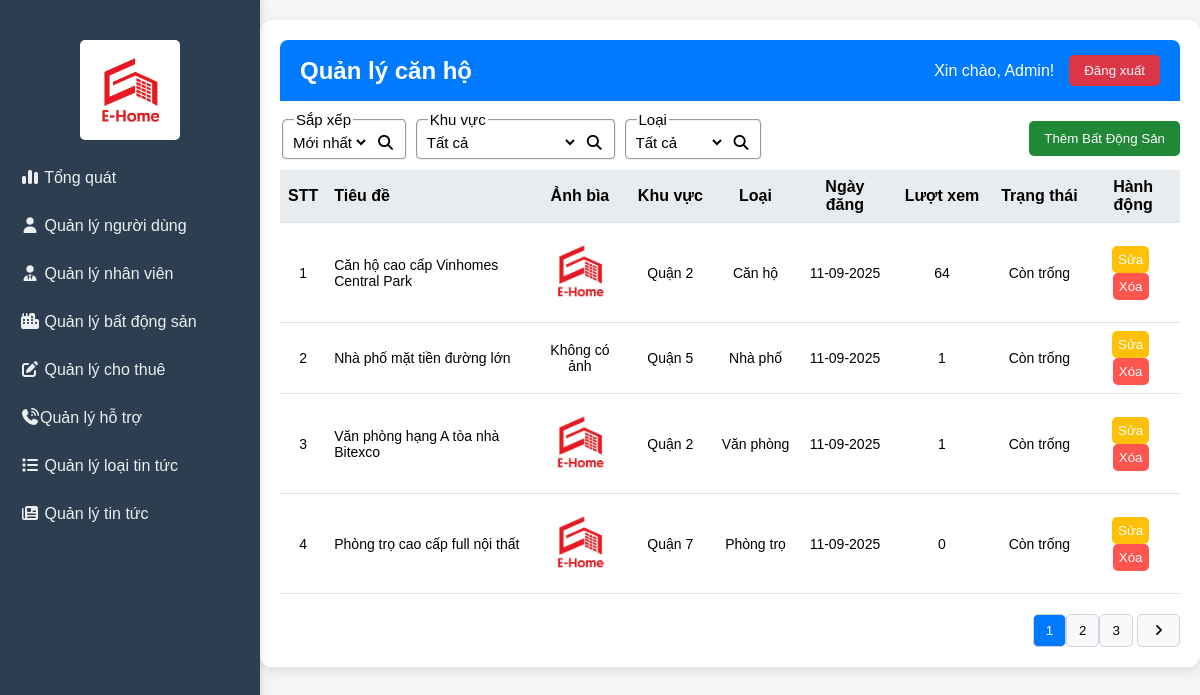
/admin/index.php?act=rentalProperty, run on an earlier commit of the app's database.
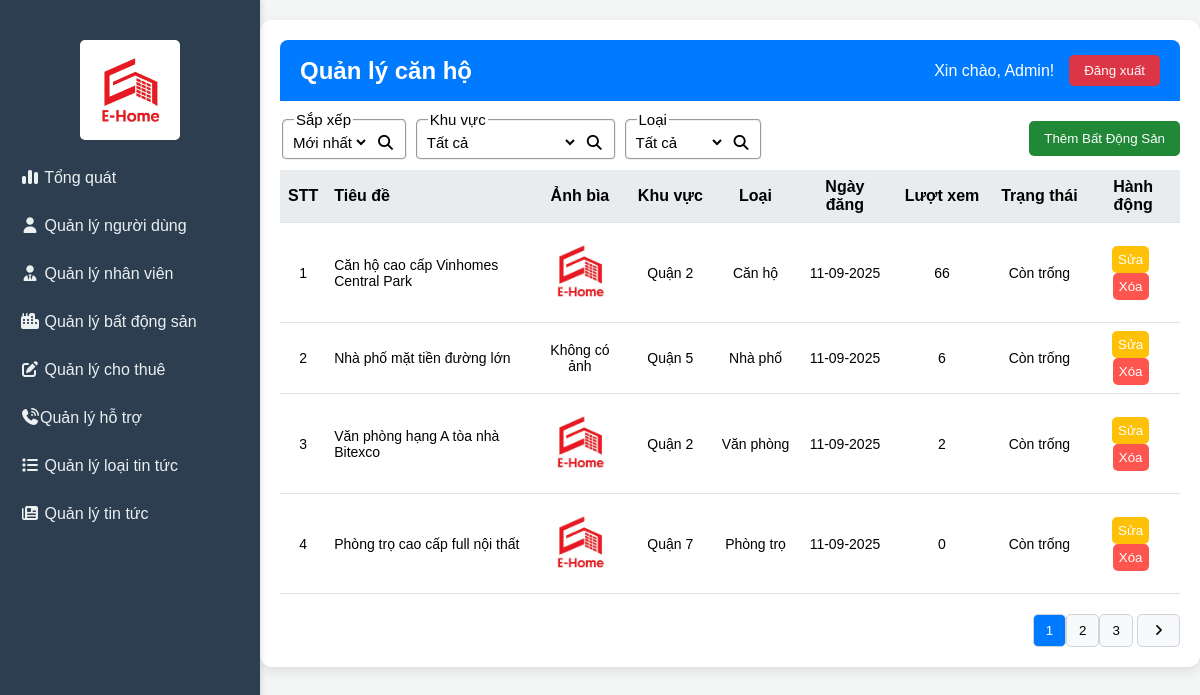
And on a later commit of the database.
### tables this page shows
CREATE TABLE `rental_property` (
  `id` int(11) NOT NULL,
  `title` varchar(255) NOT NULL,
  `description` text DEFAULT NULL,
  `address` varchar(500) NOT NULL,
  `locationId` int(11) DEFAULT NULL,
  `typeId` int(11) NOT NULL,
  `brokerId` int(11) NOT NULL,
  `userId` int(11) DEFAULT NULL,
  `transactionType` enum('rent','sale') NOT NULL,
  `price` decimal(15,2) NOT NULL,
  `priceUnit` enum('month','total') DEFAULT 'month',
  `area` decimal(10,2) DEFAULT NULL,
  `bedrooms` int(11) DEFAULT 0,
  `bathrooms` int(11) DEFAULT 0,
  `floors` int(11) DEFAULT 1,
  `frontage` decimal(5,2) DEFAULT NULL COMMENT 'Mặt tiền (m)',
  `direction` varchar(50) DEFAULT NULL,
  `legalStatus` varchar(100) DEFAULT NULL COMMENT 'Tình trạng pháp lý',
  `furniture` enum('none','basic','full') DEFAULT 'none',
  `parking` tinyint(1) DEFAULT 0,
  `images` text DEFAULT NULL COMMENT 'JSON array of image URLs',
  `imageCount` int(11) DEFAULT 0,
  `featured` tinyint(1) DEFAULT 0,
  `status` enum('active','inactive','rented','sold','pending') DEFAULT 'pending',
  `views` int(11) DEFAULT 0,
  `createdAt` timestamp NOT NULL DEFAULT current_timestamp(),
  `updatedAt` timestamp NOT NULL DEFAULT current_timestamp() ON UPDATE current_timestamp()
);

CREATE TABLE `location` (
  `id` int(11) NOT NULL,
  `name` varchar(100) NOT NULL,
  `type` varchar(20) NOT NULL,
  `status` tinyint(1) NOT NULL DEFAULT 1
);

CREATE TABLE `type_rental_property` (
  `id` int(11) NOT NULL,
  `name` varchar(100) NOT NULL,
  `slug` varchar(100) NOT NULL,
  `description` text DEFAULT NULL,
  `icon` varchar(100) DEFAULT NULL,
  `createdAt` timestamp NOT NULL DEFAULT current_timestamp()
);

### admin/index.php (called while the page is built)
<?php
    include "views/header.php";
    include "controllers/adminController.php";
    include "views/footer.php"
?>

### admin/controllers/rentalPropertyController/index.php (called while the page is built, shortened)
<?php
$limit = 4;
$where_clauses = ["p.status = 'active'"];
$where_sql = count($where_clauses) > 0 ? "WHERE " . implode(" AND ", $where_clauses) : "";
$total_query = mysqli_query($conn, "SELECT COUNT(*) AS total FROM `rental_property` AS p " . $where_sql);
$total_row = mysqli_fetch_assoc($total_query);
$total = $total_row['total'];
$current_page = isset($_GET['page']) ? (int)$_GET['page'] : 1;
$total_page = ceil($total / $limit);
$start = ($current_page - 1) * $limit;
$sql_list = "
SELECT
    p.id,
    p.title,
    p.address,
    p.transactionType,
    p.price,
    p.priceUnit,
    p.area,
    p.bedrooms,
    p.bathrooms,
    p.floors,
    p.frontage,
    p.direction,
    p.legalStatus,
    p.furniture,
    p.views,
    p.status,
    p.createdAt,
    p.updatedAt,
    tp.name AS property_type_name,
    l.name AS location_name,
    a.fullName AS broker_name,
    a.avatar AS broker_avatar,
    GROUP_CONCAT(
        JSON_OBJECT(
            'imagePath', pi.imagePath,
            'isMain', pi.isMain,
            'sortOrder', pi.sortOrder
        )
        ORDER BY pi.sortOrder ASC
    ) AS images
FROM
    rental_property AS p
LEFT JOIN
    type_rental_property AS tp ON p.typeId = tp.id
LEFT JOIN
    location AS l ON p.locationId = l.id
LEFT JOIN
    broker AS b ON p.brokerId = b.id
LEFT JOIN
    account AS a ON b.accountId = a.id
LEFT JOIN
    property_images AS pi ON p.id = pi.propertyId
{$where_sql}
GROUP BY
    p.id
ORDER BY
    p.createdAt " . $_SESSION['sort-rental-property-admin'] . "
LIMIT $start, $limit;
";
$listRentalPropertyResult = mysqli_query($conn, $sql_list);
if ($listRentalPropertyResult) {
  $listRentalProperty = mysqli_fetch_all($listRentalPropertyResult, MYSQLI_ASSOC);
} else {
  error('Lấy thông tin tin tức thất bại!', 'index.php?act=rentalProperty');
}
include "./views/page/rentalProperty.php";
return;

### admin/views/page/rentalProperty.php (the view, shortened to what this page needs)
<div class="main-content">
    <header class="top-header">
        <h2>Quản lý căn hộ</h2>
        <div class="user-info">
            <span>Xin chào, Admin!</span>
            <button>Đăng xuất</button>
        </div>
    </header>
    <div class="content-area">
        <div style="display:flex; justify-content: space-between; padding: 10px 0 5px;align-items: center;">
            <div style="display:flex; gap: 5px; justify-content: center; padding: 0 0 5px;align-items: center;">
                <fieldset>
                    <legend>Sắp xếp</legend>
                    <form action="" method="post" class="admin__form-search">
                        <select name="sort-rental-property-admin">
                            <option value="desc" <?php if ($_SESSION['sort-rental-property-admin'] === 'desc') echo 'selected'; ?>>
                                Mới nhất
                            </option>
                        </select>
                        <button type="submit"><i class="fa-solid fa-magnifying-glass"></i></button>
                    </form>
                </fieldset>
                <fieldset>
                    <legend>Khu vực</legend>
                    <form action="" method="post" class="admin__form-search">
                        <select name="sort-rental-property-location-admin">
                            <option value="all" <?php if ($_SESSION['sort-rental-property-location-admin'] === 'all') echo 'selected'; ?>>
                                Tất cả
                            </option>
                        </select>
                        <button type="submit"><i class="fa-solid fa-magnifying-glass"></i></button>
                    </form>
                </fieldset>
                <fieldset>
                    <legend>Loại</legend>
                    <form action="" method="post" class="admin__form-search">
                        <select name="sort-rental-property-expertises-admin">
                            <option value="all" <?php if ($_SESSION['sort-rental-property-expertises-admin'] === 'all') echo 'selected'; ?>>
                                Tất cả
                            </option>
                        </select>
                        <button type="submit"><i class="fa-solid fa-magnifying-glass"></i></button>
                    </form>
                </fieldset>
            </div>
            <button class="add-apartment-button">Thêm Bất Động Sản</button>
        </div>
        <div class="data-table">
            <table>
                <thead>
                    <tr>
                        <th style="width: 0%; text-align: center;">STT</th>
                        <th style="width: 25%">Tiêu đề</th>
                        <th style="width: 10% ;text-align: center;">Ảnh bìa</th>
                        <th style="width: 10%;text-align: center;">Khu vực</th>
                        <th style="width: 10%;text-align: center;">Loại</th>
                        <th style="width: 11%;text-align: center;">Ngày đăng</th>
                        <th style="width: 12%;text-align: center;">Lượt xem</th>
                        <th style="width: 11%;text-align: center;">Trạng thái</th>
                        <th style="width: 12%;text-align: center; text-align: center;">Hành động</th>
                    </tr>
                </thead>
                <tbody>
                    <?php
                    $stt = (($current_page - 1) * $limit) + 1;
                    foreach ($listRentalProperty as $key => $value) {
                        if($value['status'] == 'active') {
                            $status = 'Còn trống';
                        } elseif ($value['status'] == 'rented') {
                            $status = 'Đã thuê';
                        } else {
                            $status = 'Không xác định';
                        }
                        $images = json_decode('[' . $value['images'] . ']', true);
                        $mainImage = '';
                        if (!empty($images)) {
                            $foundMain = false;
                            foreach ($images as $image) {
                                if (isset($image['isMain']) && $image['isMain'] == 1) {
                                    $mainImage = $image['imagePath'];
                                    $foundMain = true;
                                    break;
                                }
                            }
                            if (!$foundMain) {
                                $mainImage = $images[0]['imagePath'];
                            }
                        }
                    ?>
                        <tr>
                            <td data-label="STT" style="text-align: center;"><?= $stt ?></td>
                            <td data-label="Tiêu đề"><?= htmlspecialchars($value['title']) ?></td>
                            <td data-label="Ảnh bìa" style="text-align: center;">
                                <?php if (!empty($mainImage)) { ?>
                                    <img style="width: 80px; text-align: center;" src="../admin/uploads/rentalProperty/<?= htmlspecialchars($mainImage) ?>" alt="<?= htmlspecialchars($value['title']) ?>">
                                <?php } else { ?>
                                    Không có ảnh
                                <?php } ?>
                            </td>
                            <td data-label="Khu vực" style="text-align: center;"><?= htmlspecialchars($value['location_name']) ?></td>
                            <td data-label="Loại" style="text-align: center;"><?= htmlspecialchars($value['property_type_name']) ?></td>
                            <td data-label="Ngày đăng" style="text-align: center;"><?= date("d-m-Y", strtotime($value['createdAt'])) ?></td>
                            <td data-label="Lượt xem" style="text-align: center;"><?= htmlspecialchars($value['views']) ?></td>
                            <td data-label="Trạng thái" style="text-align: center;"><?= $status ?></td>
                            <td data-label="Hành động" style="text-align: center;">
                                <button class="action-button edit">Sửa</button>
                                <button class="action-button del">Xóa</button>
                            </td>
                        </tr>
                    <?php
                        $stt++;
                    } ?>
                </tbody>
            </table>
        </div>
        <div class="pagination">
            <div>
                <?php
                if ($total_page > 1) {
                    for ($i = 1; $i <= $total_page; $i++) {
                        if ($i != $current_page) {
                            if ($i > $current_page - 3 && $i < $current_page + 3) {
                                echo '<a href="?act=rentalProperty&page=' . $i . '"><button class="page-button">' . $i . '</button></a>';
                            }
                        } else {
                            echo '<button class="page-button active" disable>' . $i . '</button>';
                        }
                    }
                    if ($current_page < $total_page) {
                        echo ' <a href="?act=rentalProperty&page=' . ($current_page + 1) . '"><button class="page-button"><i class="fa-solid fa-angle-right"></i></button></a>';
                    }
                }
                ?>
            </div>
        </div>
    </div>
</div>

### admin/views/header.php (shortened to what this page needs)
<!DOCTYPE html>
<html lang="vi">
<head>
    <link rel="stylesheet" href="./views/css/header.css">
    <link rel="stylesheet" href="./views/css/body.css">
    <link rel="stylesheet" href="./views/css/dashboard.css">
    <link rel="stylesheet" href="./views/css/account.css">
    <link rel="stylesheet" href="./views/css/modal.css">
    <link rel="stylesheet" href="https://cdnjs.cloudflare.com/ajax/libs/font-awesome/7.0.0/css/all.min.css">
  <link rel="stylesheet" href="https://cdnjs.cloudflare.com/ajax/libs/limonte-sweetalert2/11.7.28/sweetalert2.css">
    </head>
<body>
    <div class="layout">
    <div class="admin-container">
        <div class="sidebar">
            <div class="logo">
                <img src="../logo.jpg" alt="logo">
            </div>
            <nav class="navigation">
                <ul>
                    <li><a href="index.php"><i class="fa-solid fa-chart-simple"></i> Tổng quát</a></li>
                    <li><a href="?act=account"><i class="fa-solid fa-user"></i> Quản lý người dùng</a></li>
                    <li><a href="?act=broker"><i class="fa-solid fa-user-tie"></i> Quản lý nhân viên</a></li>
                    <li><a href="?act=rentalProperty"><i class="fa-solid fa-city"></i> Quản lý bất động sản</a></li>
                    <li><a href="?act=rentalHistory"><i class="fa-solid fa-pen-to-square"></i> Quản lý cho thuê</a></li>
                    <li><a href="?act=contact"><i class="fa-solid fa-phone-volume"></i>Quản lý hỗ trợ</a></li>
                    <li><a href="?act=typeNews"><i class="fa-solid fa-list"></i> Quản lý loại tin tức</a></li>
                    <li><a href="?act=news"><i class="fa-solid fa-newspaper"></i> Quản lý tin tức</a></li>
                </ul>
            </nav>
        </div>
<div style="width: 260px"></div>

### admin/controllers/adminController.php (shortened to what this page needs)
<?php
if (isset($_GET['act'])) {
  $act = $_GET['act'];
  switch ($act) {
    case 'rentalProperty':
      include './controllers/rentalPropertyController/index.php';
      break;
  }
} else {
  include './controllers/dashBoardController/index.php';
}

### admin/views/footer.php
</div>
</body>
</html>

### admin/views/css/header.css (style rules this page uses)
body { font-family: Arial, sans-serif; margin: 0; background-color: hsl(160, 16%, 96%); display: flex; }
.layout { flex: 1; display: flex; flex-direction: column; }
.admin-container { display: flex; }
.sidebar { height: 100vh; width: 260px !important; min-width: 260px !important; position: absolute; top: 0; left: 0; bottom: 0; background-color: #2c3e50; color: #ecf0f1; padding: 5vh 0; box-shadow: 2px 0 5px rgba(0, 0, 0, 0.1); display: flex; flex-direction: column; }
.sidebar .logo { text-align: center; margin-bottom: 10px; }
.sidebar .logo img { max-width: 100px; height: auto; border-radius: 5px; }
.sidebar .navigation ul { list-style: none; padding: 0; margin: 0; }
.sidebar .navigation ul li a { display: block; padding: 15px 20px; color: #ecf0f1; text-decoration: none; transition: background-color 0.3s ease; }

### admin/views/css/body.css (style rules this page uses)
.main-content { width: 75%; margin: 20px auto; padding: 20px; background-color: #ffffff; border-radius: 12px; box-shadow: 0 4px 12px rgba(0, 0, 0, 0.1); }
.top-header { display: flex; justify-content: space-between; align-items: center; background-color: #007bff; color: white; padding: 15px 20px; border-radius: 8px 8px 0 0; }
.top-header h2 { margin: 0; }
.user-info { display: flex; align-items: center; }
.user-info span { margin-right: 15px; }
.user-info button { background-color: #dc3545; color: white; border: none; padding: 8px 15px; border-radius: 5px; cursor: pointer; transition: background-color 0.3s; }
.add-news-button, .add-typeNews-button, .add-broker-button, .add-typeRentalProperty-button, .add-apartment-button, .add-user-button { background-color: #28a745; color: white; border: none; padding: 10px 15px; border-radius: 5px; cursor: pointer; transition: background-color 0.3s; }
.add-news-button, .add-typeNews-button, .add-broker-button, .add-typeRentalProperty-button, .add-apartment-button, .add-user-button:hover { background-color: #218838; }
.data-table { overflow-x: auto; margin-bottom: 20px; }
.data-table table { width: 100%; border-collapse: collapse; }
.data-table th { padding: 8px; text-align: left; border-bottom: 1px solid #dee2e6; }
.data-table td { padding: 8px; font-size: 14px; text-align: left; border-bottom: 1px solid #dee2e6; }
.data-table th { background-color: #e9ecef; font-weight: bold; }
.pagination { display: flex; justify-content: flex-end; }
.page-button { padding: 8px 12px; border: 1px solid #ced4da; border-radius: 5px; background-color: #f8f9fa; cursor: pointer; }
.page-button.active { background-color: #007bff; color: white; }

### admin/views/css/account.css (style rules this page uses)
.action-button { padding: 6px; border: none; border-radius: 5px; cursor: pointer; margin-right: 5px; color: white; transition: opacity 0.3s; }
.action-button.edit { background-color: #ffc107; }
.action-button.del { background-color: #ff0f07b4; }

What changed in the data, as far as the page shows it:
changed rental_property "Căn hộ cao cấp Vinhomes Central Park": views "64" → "66"
changed rental_property "Nhà phố mặt tiền đường lớn": views "1" → "6"
changed rental_property "Văn phòng hạng A tòa nhà Bitexco": views "1" → "2"
